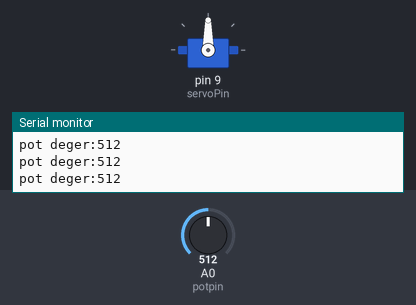
Bench run of a sketch on a simulated Arduino Uno, built with avr-gcc and run on an emulated ATmega328P. On the bench: servo, the last lines printed to the serial monitor. Inputs (shaded band) come from the test bench; at power-on: A0 (potpin) = 512.

Above: at 1.2 s.
1.3 s: A0 (potpin) set to 716
At 1.9 s:
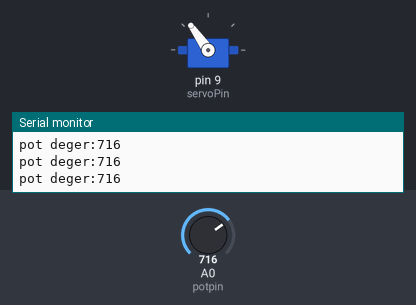
2.8 s: A0 (potpin) set to 900
At 3.3 s:
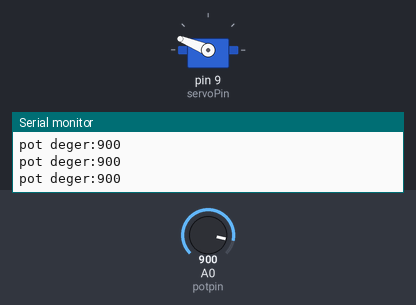
4.3 s: A0 (potpin) set to 1023
At 4.7 s:
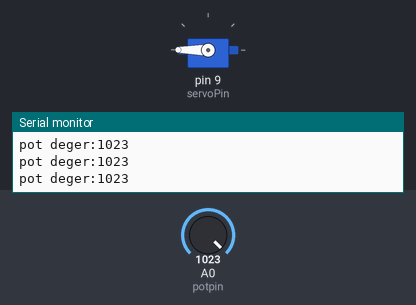
5.8 s: A0 (potpin) set to 306
At 6.2 s:
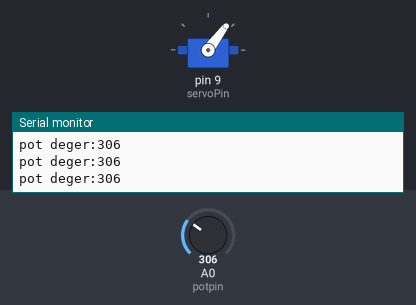
7.3 s: A0 (potpin) set to 122
At 8.5 s:
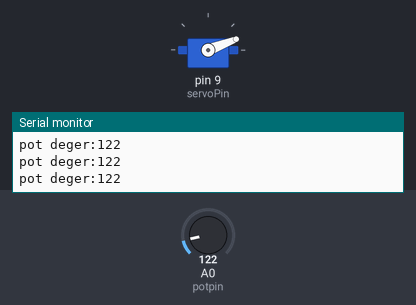
8.8 s: A0 (potpin) set to 0
At 10.2 s:
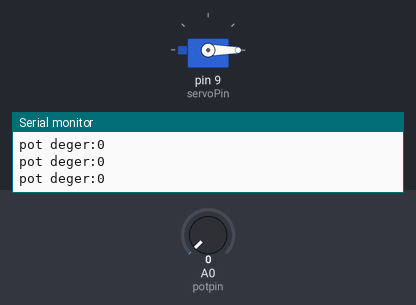
Timing chart, 0 to 11.3 s (numbered marks = the images above; inputs shaded):
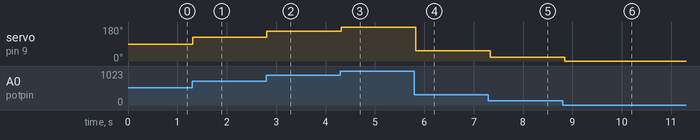

Measured:
- after the input at 1.3 s, servo on pin 9 (servoPin): 90° → 125° at once
- after the input at 2.8 s, servo on pin 9 (servoPin): 125° → 158° at once
- after the input at 4.3 s, servo on pin 9 (servoPin): 158° → 180° at once
- after the input at 5.8 s, servo on pin 9 (servoPin): 180° → 53° at once
- after the input at 7.3 s, servo on pin 9 (servoPin): 53° → 21° at once
- after the input at 8.8 s, servo on pin 9 (servoPin): 21° → 0° at once

The sketch:

potasyometre.ino
```cpp
#include <Servo.h>

#define potpin A0

#define servoPin 9

Servo sm;  //isim verdik:(servo motor)sm

int aci;
int potdeger;

void setup() {
  sm.attach(servoPin);

 Serial.begin(9600);
 Serial.println("Merhaba Dunya");
}

void loop() {
 potdeger = analogRead(potpin);  //potdeger değişkeninin içini A0 içindeki değerle eşitledik
 aci = map(potdeger,0,1023,0,180);
 Serial.print("pot deger:");
 Serial.println(potdeger);

 sm.write(aci);
 delay(100);
}
```
